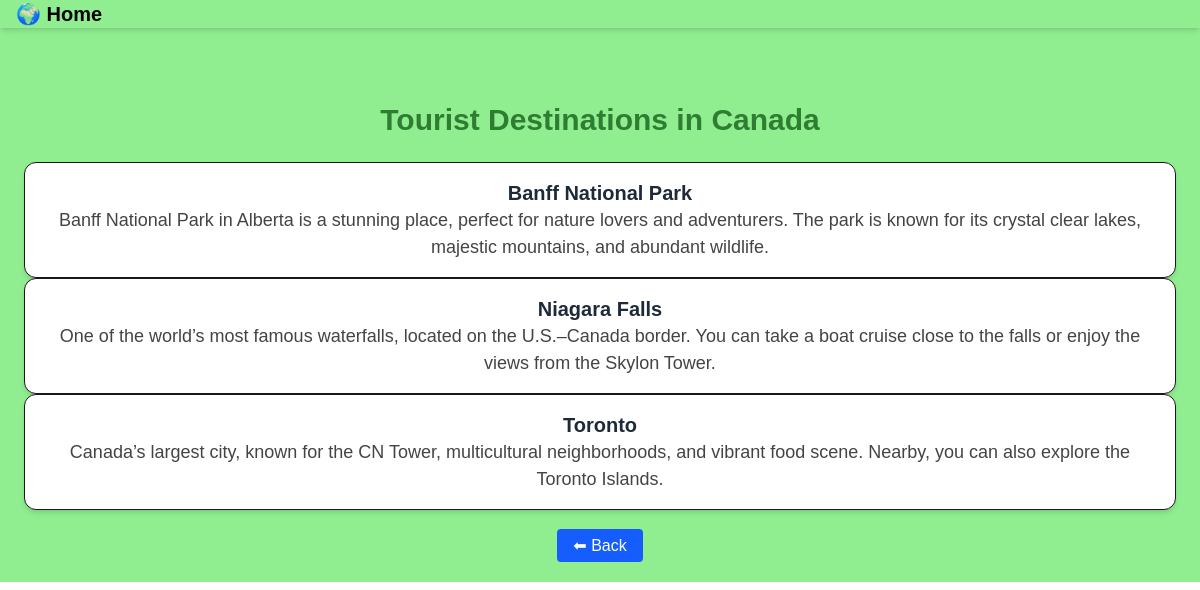
Screenshot of /pages/3/destinations/ with the database file from the repository.
### pages/models.py (models this page shows, shortened)
class Page(models.Model):
    COUNTRY_CHOICES = [
        ('gl', 'Gilgit'),
        ('hz', 'Hunza'),
        ('sk', 'Skardu'),
        ('st', 'Swat Valley'),
        ('ak', 'Azad Kashmir'),
    ]
    name = models.CharField(max_length=200)
    image = models.ImageField(upload_to='pages/')
    country = models.CharField(max_length=2, choices=COUNTRY_CHOICES)  # renamed from 'type'
    description = models.TextField(blank=True, null=True)

class TouristDestination(models.Model):
    page = models.ForeignKey(Page, on_delete=models.CASCADE, related_name="destinations")
    name = models.CharField(max_length=200)
    description = models.TextField(blank=True, null=True)

### pages/views.py (the view)
# urls.py: path('<int:page_id>/destinations/', views.page_destinations, name='page_destinations'),
def page_destinations(request, page_id):
    page = get_object_or_404(Page, id=page_id)
    destinations = page.destinations.all()
    return render(request, "pages/page_destinations.html", {
        "page": page,
        "destinations": destinations
    })

### pages/templates/pages/page_destinations.html (shortened to what this page needs)
{% extends "layout.html" %}
{% block content %}
  <h1 class="text-3xl font-semibold mb-6 text-center text-gray-800">
    Tourist Destinations in {{ page.name }}
  </h1>
  {% if destinations %}
    <ul class="space-y-4">
      {% for destination in destinations %}
        <li class="p-4 border rounded-xl shadow-md bg-white hover:shadow-lg transition-shadow duration-300">
          <h2 class="text-xl font-bold text-gray-800">{{ destination.name }}</h2>
          <p class="text-gray-600 mt-1">{{ destination.description }}</p>
        </li>
      {% endfor %}
    </ul>
  {% else %}
    <p class="text-gray-600 text-center mt-4">
      No tourist destinations added yet for this country.
    </p>
  {% endif %}
  <div class="mt-6 text-center">
         <a href="{% url 'all_pages' %}"
           class="px-4 py-2 bg-blue-600 text-white rounded hover:bg-blue-700">
            ⬅ Back
        </a>
    </div>
{% endblock %}

### static/style.css (style rules this page uses)
body { font-family: Arial, sans-serif; background-color: lightgreen; margin: 0; padding: 0; text-align: center; }
h1 { color: #2e7d32; margin-top: 50px; }
p { color: #444; font-size: 18px; }

### rows the page displays
Page: name "Canada"
TouristDestination: name "Banff National Park", description "Banff National Park in Alberta is a stunning place, perfect for nature lovers and adventurers. The park is known for its crystal clear lakes, majestic mountains, and abundant wildlife."
TouristDestination: name "Niagara Falls", description "One of the world’s most famous waterfalls, located on the U.S.–Canada border. You can take a boat cruise close to the falls or enjoy the views from the Skylon Tower."
TouristDestination: name "Toronto", description "Canada’s largest city, known for the CN Tower, multicultural neighborhoods, and vibrant food scene. Nearby, you can also explore the Toronto Islands."
